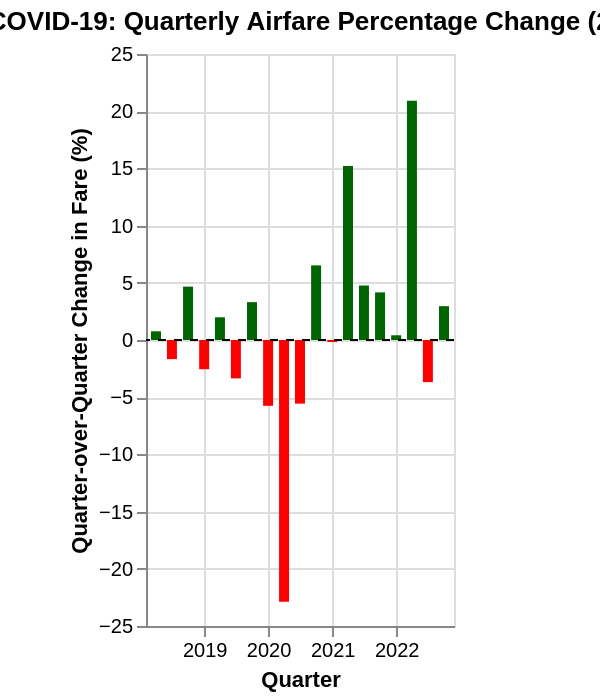

The cell this chart's notebook holds for it:
### Markdown cell above
#### Quarter-over-quarter airfare change during COVID-19, 2018–2022

Measuring and visualizing quarter-over-quarter percentage changes to highlight the magnitude and volatility of price shocks during the pandemic period.

### Code cell
# Load data
df_fares = pd.read_csv('Quarterly national level domestic average fare series.csv') 

# Create the correct Date column
df_fares['Date'] = pd.to_datetime(
    df_fares['Year'].astype(str) + '-' + (df_fares['Quarter'] * 3 - 2).astype(str) + '-01'
)
# Filter for COVID-19 period (2018–2022)
df_covid = df_fares[(df_fares['Year'] >= 2018) & (df_fares['Year'] <= 2022)].copy()
df_covid = df_covid.sort_values('Date').reset_index(drop=True)

# Calculate the Quarter-over-Quarter (QoQ) percentage change in Current fare
df_covid['QoQ Change (%)'] = df_covid['Current'].pct_change() * 100

# Remove the first row which will have NaN
df_change = df_covid.dropna(subset=['QoQ Change (%)']).copy()

#Altair Bar Chart of Change
bar_chart = alt.Chart(df_change).mark_bar().encode(
    x=alt.X('Date:T', title='Quarter'),
    y=alt.Y('QoQ Change (%):Q', title='Quarter-over-Quarter Change in Fare (%)'),
    
    # Conditional coloring to highlight the collapse
    color=alt.condition(
        alt.datum['QoQ Change (%)'] < 0,
        alt.value('red'),  # negative changes are red (the collapse)
        alt.value('darkgreen') # positive changes are green (the rebound)
    ),
    tooltip=[
        alt.Tooltip('Date:T', title='Quarter', format='%Y-Q%q'),
        alt.Tooltip('QoQ Change (%):Q', title='QoQ Change', format='.1f'),
        alt.Tooltip('Current:Q', title='Fare ($)', format='$.2f')
    ]
).properties(
    title='Impact of COVID-19: Quarterly Airfare Percentage Change (2018–2022)',
    width=700,
    height=350
)

# Add a zero line for context
zero_line = alt.Chart(pd.DataFrame({'y': [0]})).mark_rule(strokeDash=[4, 4], color='black').encode(y='y')

chart_qoq = (bar_chart + zero_line).interactive()
chart_qoq.save('covid_qoq_change_bar.json')
chart_qoq

### Figure 1 — Vega-Lite specification as saved in the notebook (floating-point values rounded to 4 significant figures)
{"config": {"view": {"continuousWidth": 300, "continuousHeight": 300}}, "layer": [{"data": {"name": "data-f005d13833cbbacca9ecb7be00e8e274"}, "mark": {"type": "bar"}, "encoding": {"color": {"condition": {"test": "(datum['QoQ Change (%)'] < 0)", "value": "red"}, "value": "darkgreen"}, "tooltip": [{"field": "Date", "format": "%Y-Q%q", "title": "Quarter", "type": "temporal"}, {"field": "QoQ Change (%)", "format": ".1f", "title": "QoQ Change", "type": "quantitative"}, {"field": "Current", "format": "$.2f", "title": "Fare ($)", "type": "quantitative"}], "x": {"field": "Date", "title": "Quarter", "type": "temporal"}, "y": {"field": "QoQ Change (%)", "title": "Quarter-over-Quarter Change in Fare (%)", "type": "quantitative"}}, "name": "view_13", "title": "Impact of COVID-19: Quarterly Airfare Percentage Change (2018–2022)"}, {"data": {"name": "data-a0a55d106695e8d630baff0f16eee66d"}, "mark": {"type": "rule", "color": "black", "strokeDash": [4, 4]}, "encoding": {"y": {"field": "y", "type": "quantitative"}}}], "height": 350, "params": [{"name": "param_14", "select": {"type": "interval", "encodings": ["x", "y"]}, "bind": "scales", "views": ["view_13"]}], "width": "container", "$schema": "https://vega.github.io/schema/vega-lite/v5.20.1.json", "datasets": {"data-f005d13833cbbacca9ecb7be00e8e274": [{"Year": 2018, "Quarter": 2, "Current": 349.1, "Inflation-Adjusted": 446.5, "Date": "2018-04-01T00:00:00", "QoQ Change (%)": 0.759}, {"Year": 2018, "Quarter": 3, "Current": 343.3, "Inflation-Adjusted": 437.8, "Date": "2018-07-01T00:00:00", "QoQ Change (%)": -1.673}, {"Year": 2018, "Quarter": 4, "Current": 359.3, "Inflation-Adjusted": 458.4, "Date": "2018-10-01T00:00:00", "QoQ Change (%)": 4.667}, {"Year": 2019, "Quarter": 1, "Current": 350.1, "Inflation-Adjusted": 445.2, "Date": "2019-01-01T00:00:00", "QoQ Change (%)": -2.555}, {"Year": 2019, "Quarter": 2, "Current": 357.1, "Inflation-Adjusted": 448.7, "Date": "2019-04-01T00:00:00", "QoQ Change (%)": 1.985}, {"Year": 2019, "Quarter": 3, "Current": 345.1, "Inflation-Adjusted": 432.5, "Date": "2019-07-01T00:00:00", "QoQ Change (%)": -3.355}, {"Year": 2019, "Quarter": 4, "Current": 356.5, "Inflation-Adjusted": 445.8, "Date": "2019-10-01T00:00:00", "QoQ Change (%)": 3.309}, {"Year": 2020, "Quarter": 1, "Current": 336.0, "Inflation-Adjusted": 418.4, "Date": "2020-01-01T00:00:00", "QoQ Change (%)": -5.753}, {"Year": 2020, "Quarter": 2, "Current": 259.1, "Inflation-Adjusted": 324.4, "Date": "2020-04-01T00:00:00", "QoQ Change (%)": -22.88}, {"Year": 2020, "Quarter": 3, "Current": 244.7, "Inflation-Adjusted": 303.0, "Date": "2020-07-01T00:00:00", "QoQ Change (%)": -5.561}, {"Year": 2020, "Quarter": 4, "Current": 260.7, "Inflation-Adjusted": 322.0, "Date": "2020-10-01T00:00:00", "QoQ Change (%)": 6.522}, {"Year": 2021, "Quarter": 1, "Current": 260.2, "Inflation-Adjusted": 318.0, "Date": "2021-01-01T00:00:00", "QoQ Change (%)": -0.1803}, {"Year": 2021, "Quarter": 2, "Current": 299.8, "Inflation-Adjusted": 358.0, "Date": "2021-04-01T00:00:00", "QoQ Change (%)": 15.22}, {"Year": 2021, "Quarter": 3, "Current": 314.1, "Inflation-Adjusted": 369.1, "Date": "2021-07-01T00:00:00", "QoQ Change (%)": 4.763}, {"Year": 2021, "Quarter": 4, "Current": 327.1, "Inflation-Adjusted": 378.8, "Date": "2021-10-01T00:00:00", "QoQ Change (%)": 4.161}, {"Year": 2022, "Quarter": 1, "Current": 328.5, "Inflation-Adjusted": 371.8, "Date": "2022-01-01T00:00:00", "QoQ Change (%)": 0.4127}, {"Year": 2022, "Quarter": 2, "Current": 397.2, "Inflation-Adjusted": 436.6, "Date": "2022-04-01T00:00:00", "QoQ Change (%)": 20.9}, {"Year": 2022, "Quarter": 3, "Current": 382.5, "Inflation-Adjusted": 415.1, "Date": "2022-07-01T00:00:00", "QoQ Change (%)": -3.681}, {"Year": 2022, "Quarter": 4, "Current": 393.9, "Inflation-Adjusted": 425.8, "Date": "2022-10-01T00:00:00", "QoQ Change (%)": 2.957}], "data-a0a55d106695e8d630baff0f16eee66d": [{"y": 0}]}, "autosize": {"type": "fit", "contains": "padding"}}
